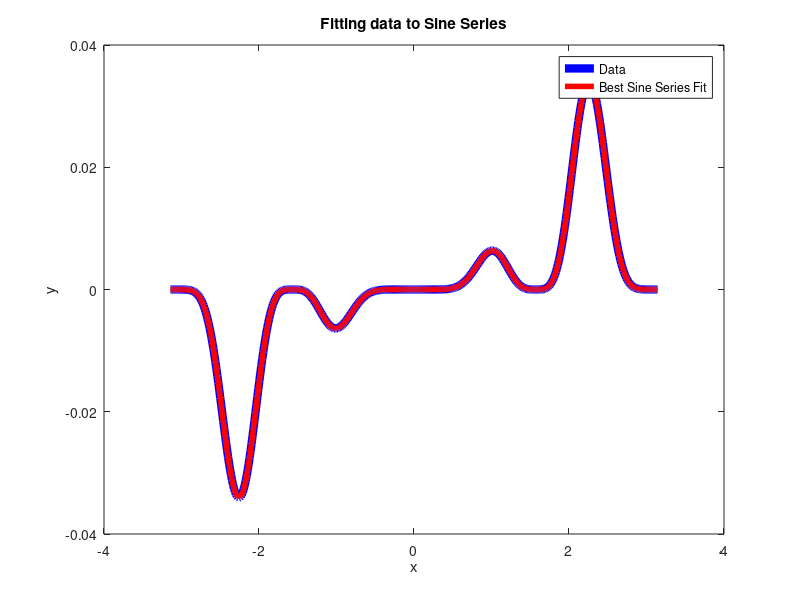

Source code (MATLAB):
function fit_Sine_Series()

% Initialize rows of matrix/# of data points and obtain x and y data
N=500;
xData = linspace(-pi,pi,N);
yData =( (0.25*xData.^2).*cos(xData).^4.*sin(xData).^7)';    

% initialize number of sine series to fit to data
% M = 5;
% M = 10;
M = 20;
% M = 40;
A = zeros(N,M);

% create matrix
for i = 1:M
   xMat = i*xData;
   A(:,i) = sin(xMat);
end

A;

% calculate pseudo-inverse
y = yData;
b = inv(A'*A)*A'*y;

% Create model y-vector
sineFit = 0;
for j = 1:M
    sineFit = sineFit + b(j)*sin(j.*xData);
end

% calculate residual
r = sqrt((yData - A*b)'*((yData - A*b)));

% plot data
plot(xData, yData, 'b', 'linewidth', 6); hold on;
plot(xData, sineFit, 'r', 'linewidth', 4); hold on;
xlabel('x');
ylabel('y');
title('Fitting data to Sine Series');
legend('Data','Best Sine Series Fit');

%%%%%%%%%%%%%%%%%%%%%%%%%%%%%%%%%%%%%%%%%%%%%%%%%%%%%%%%%%%%%%%
% Questions
% 2a) When M = 5, r = 0.0813. When M = 10, r = 0.0096. When M = 20, r =
% 2.14e-6. When M = 40, r = 3.9199e-9. As M increases, the value of the
% residual decreases. 
% 2b) Fourier Series
%
%
%
%
%
%
%
%
%
